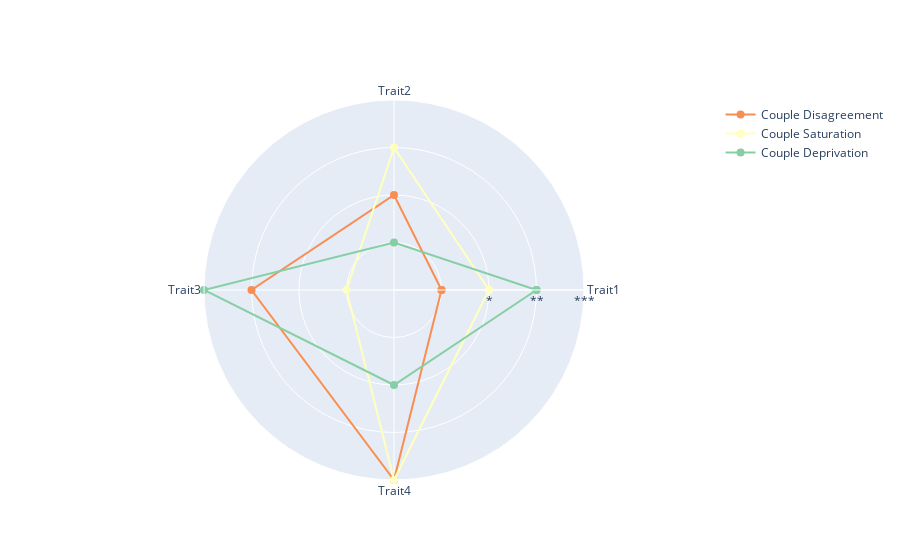

The code cell stored with this chart in its notebook:
### Code cell


### Figure 1 — Plotly figure (JSON) as saved in the notebook; plotly's stock layout.template omitted (floating-point values rounded to 4 significant figures)
{"data": [{"line": {"color": "#f98e52", "width": 2}, "marker": {"size": 8, "symbol": "circle"}, "mode": "lines+markers", "name": "Couple Disagreement", "r": [1, 2, 3, 4, 1], "theta": ["Trait1", "Trait2", "Trait3", "Trait4", "Trait1"], "type": "scatterpolar"}, {"line": {"color": "#ffffbe", "width": 2}, "marker": {"size": 8, "symbol": "circle"}, "mode": "lines+markers", "name": "Couple Saturation", "r": [2, 3, 1, 4, 2], "theta": ["Trait1", "Trait2", "Trait3", "Trait4", "Trait1"], "type": "scatterpolar"}, {"line": {"color": "#86cfa5", "width": 2}, "marker": {"size": 8, "symbol": "circle"}, "mode": "lines+markers", "name": "Couple Deprivation", "r": [3, 1, 4, 2, 3], "theta": ["Trait1", "Trait2", "Trait3", "Trait4", "Trait1"], "type": "scatterpolar"}], "layout": {"polar": {"radialaxis": {"tickvals": [1, 2, 3, 4], "ticktext": ["", "*", "**", "***"], "range": [0, 4]}}, "showlegend": true}}
